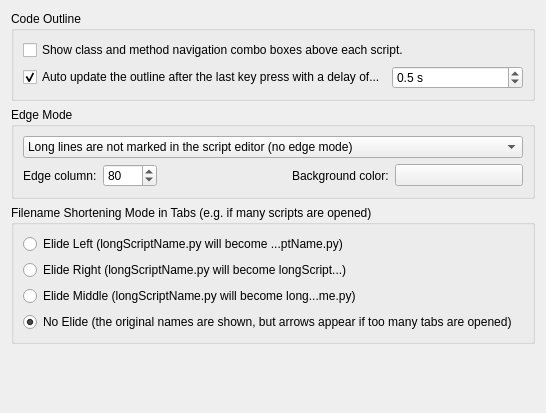
<?xml version="1.0" encoding="UTF-8"?>
<ui version="4.0">
 <class>WidgetPropEditorScripts</class>
 <widget class="QWidget" name="WidgetPropEditorScripts">
  <property name="geometry">
   <rect>
    <x>0</x>
    <y>0</y>
    <width>522</width>
    <height>413</height>
   </rect>
  </property>
  <property name="windowTitle">
   <string>Form</string>
  </property>
  <layout class="QVBoxLayout" name="verticalLayout_8">
   <item>
    <widget class="QGroupBox" name="groupClassNavigator">
     <property name="title">
      <string>Code Outline</string>
     </property>
     <property name="checkable">
      <bool>false</bool>
     </property>
     <layout class="QVBoxLayout" name="verticalLayout_4">
      <item>
       <widget class="QCheckBox" name="checkOutlineShowNavigation">
        <property name="text">
         <string>Show class and method navigation combo boxes above each script.</string>
        </property>
       </widget>
      </item>
      <item>
       <layout class="QHBoxLayout" name="horizontalLayout_4">
        <item>
         <widget class="QCheckBox" name="checkOutlineAutoUpdateEnabled">
          <property name="text">
           <string>Auto update the outline after the last key press with a delay of...</string>
          </property>
          <property name="checked">
           <bool>true</bool>
          </property>
         </widget>
        </item>
        <item>
         <widget class="QDoubleSpinBox" name="spinOutlineAutoUpdateDelay">
          <property name="suffix">
           <string> s</string>
          </property>
          <property name="decimals">
           <number>1</number>
          </property>
          <property name="singleStep">
           <double>0.100000000000000</double>
          </property>
          <property name="value">
           <double>0.500000000000000</double>
          </property>
         </widget>
        </item>
       </layout>
      </item>
     </layout>
    </widget>
   </item>
   <item>
    <widget class="QGroupBox" name="groupBox">
     <property name="title">
      <string>Edge Mode</string>
     </property>
     <layout class="QVBoxLayout" name="verticalLayout">
      <item>
       <widget class="QComboBox" name="comboEdgeMode">
        <item>
         <property name="text">
          <string>Long lines are not marked in the script editor (no edge mode)</string>
         </property>
        </item>
        <item>
         <property name="text">
          <string>A vertical line is drawn at a given column position (recommended for monospace fonts)</string>
         </property>
        </item>
        <item>
         <property name="text">
          <string>Set the background color of characters after the column limit to a specific color</string>
         </property>
        </item>
       </widget>
      </item>
      <item>
       <layout class="QHBoxLayout" name="horizontalLayout">
        <item>
         <widget class="QLabel" name="lblEdgeColumn">
          <property name="text">
           <string>Edge column:</string>
          </property>
         </widget>
        </item>
        <item>
         <widget class="QSpinBox" name="spinEdgeColumn">
          <property name="maximum">
           <number>1000</number>
          </property>
          <property name="value">
           <number>80</number>
          </property>
         </widget>
        </item>
        <item>
         <spacer name="horizontalSpacer">
          <property name="orientation">
           <enum>Qt::Horizontal</enum>
          </property>
          <property name="sizeHint" stdset="0">
           <size>
            <width>40</width>
            <height>20</height>
           </size>
          </property>
         </spacer>
        </item>
        <item>
         <widget class="QLabel" name="lblEdgeBg">
          <property name="text">
           <string>Background color:</string>
          </property>
         </widget>
        </item>
        <item>
         <widget class="ColorPickerButton" name="colorEdgeBg">
          <property name="sizePolicy">
           <sizepolicy hsizetype="MinimumExpanding" vsizetype="Fixed">
            <horstretch>0</horstretch>
            <verstretch>0</verstretch>
           </sizepolicy>
          </property>
          <property name="dialogOptions">
           <set>ColorPickerButton::ShowAlphaChannel</set>
          </property>
         </widget>
        </item>
       </layout>
      </item>
     </layout>
    </widget>
   </item>
   <item>
    <widget class="QGroupBox" name="groupBox_2">
     <property name="title">
      <string>Filename Shortening Mode in Tabs (e.g. if many scripts are opened)</string>
     </property>
     <layout class="QVBoxLayout" name="verticalLayout_2">
      <item>
       <widget class="QRadioButton" name="radioElideLeft">
        <property name="text">
         <string>Elide Left (longScriptName.py will become ...ptName.py)</string>
        </property>
       </widget>
      </item>
      <item>
       <widget class="QRadioButton" name="radioElideRight">
        <property name="text">
         <string>Elide Right (longScriptName.py will become longScript...)</string>
        </property>
       </widget>
      </item>
      <item>
       <widget class="QRadioButton" name="radioElideMiddle">
        <property name="text">
         <string>Elide Middle (longScriptName.py will become long...me.py)</string>
        </property>
       </widget>
      </item>
      <item>
       <widget class="QRadioButton" name="radioElideNone">
        <property name="text">
         <string>No Elide (the original names are shown, but arrows appear if too many tabs are opened)</string>
        </property>
        <property name="checked">
         <bool>true</bool>
        </property>
       </widget>
      </item>
     </layout>
    </widget>
   </item>
   <item>
    <spacer name="verticalSpacer">
     <property name="orientation">
      <enum>Qt::Vertical</enum>
     </property>
     <property name="sizeHint" stdset="0">
      <size>
       <width>20</width>
       <height>40</height>
      </size>
     </property>
    </spacer>
   </item>
  </layout>
 </widget>
 <customwidgets>
  <customwidget>
   <class>ColorPickerButton</class>
   <extends>QPushButton</extends>
   <header>colorPickerButton.h</header>
  </customwidget>
 </customwidgets>
 <resources/>
 <connections>
  <connection>
   <sender>checkOutlineAutoUpdateEnabled</sender>
   <signal>toggled(bool)</signal>
   <receiver>spinOutlineAutoUpdateDelay</receiver>
   <slot>setEnabled(bool)</slot>
   <hints>
    <hint type="sourcelabel">
     <x>323</x>
     <y>86</y>
    </hint>
    <hint type="destinationlabel">
     <x>393</x>
     <y>89</y>
    </hint>
   </hints>
  </connection>
 </connections>
</ui>
